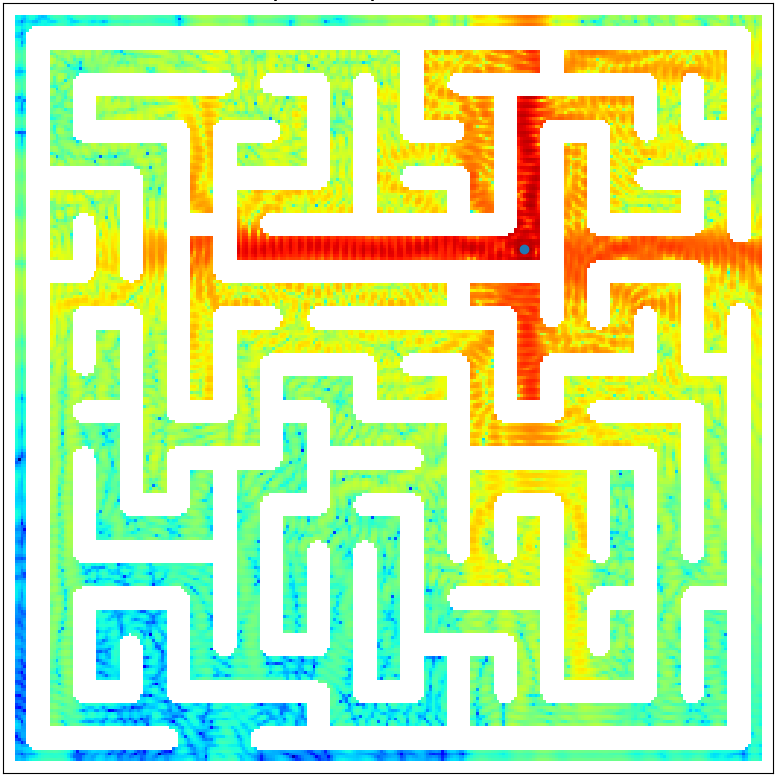
#> input picture core/web/fd4f36hwotdhbcfqtk5rr3onqf66m6qwdnjtylzjqdch2kceyhwxvtl7nvnxug78.png, 776 x 776 px
$ python -i gaussianGrid.py   (imports and definitions only)
#> lines starting #> are read from the running program, lines starting #| are printed output that depends on the picture
import numpy as np
from scipy import signal


def normalize(x, low, high):
    x -= low
    x = x * (high / max(x))
    return x.astype(int)


def wall_filter(points, img):
    """
    Filters away points that are inside walls. Works by checking where the refractive index is not 1.
    """
    deletion_mask = img[points[:, 0], points[:, 1]] != 1
    filtered_points = points[~deletion_mask]
    return filtered_points


def gauss_grid(img, n=20):
    """
    Generates a 2D grid of n*n points on the image with some sort of Gaussian distribution.
    Grid points that land inside a wall are filtered away.
    Returns a single list containing the points.
    """
    nx, ny = np.shape(img)

    h = 100
    h_min = 1
    rho = signal.gaussian(n, n / 4, sym=False)

    x_array = np.zeros(n)
    for i in range(1, n):
        h_next = max(h_min, h / rho[i])
        x_array[i] = x_array[i - 1] + h_next
    y_array = np.copy(x_array)

    x_array = normalize(x_array, 0, nx - 1)
    y_array = normalize(y_array, 0, ny - 1)

    points = np.array([(i, j) for i in x_array for j in y_array])
    filtered_points = wall_filter(points, img)

    return filtered_points

>>> import cv2
>>> picture = cv2.imread('web/fd4f36hwotdhbcfqtk5rr3onqf66m6qwdnjtylzjqdch2kceyhwxvtl7nvnxug78.png', cv2.IMREAD_GRAYSCALE)
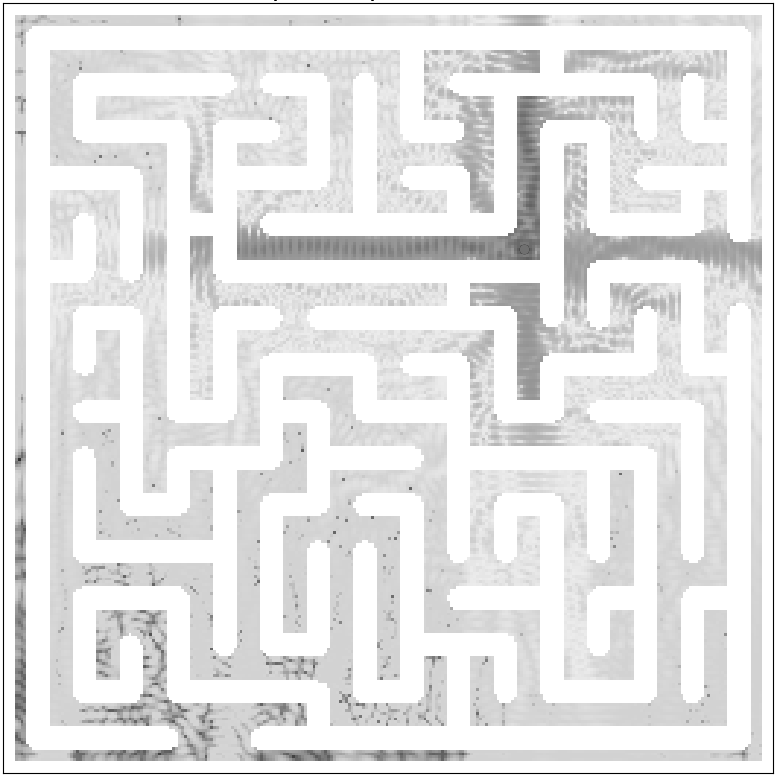
#> picture: shape (776, 776); min 0, max 255, mean 231
>>> result = gauss_grid(picture)
#> in wall_filter, `filtered_points = points[~deletion_mask]`: filtered_points = empty array
#> result = empty array
